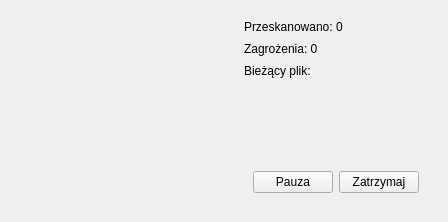
            <widget class="QWidget" name="scanHero" native="true">
             <property name="sizePolicy">
              <sizepolicy hsizetype="Preferred" vsizetype="Fixed">
               <horstretch>0</horstretch>
               <verstretch>0</verstretch>
              </sizepolicy>
             </property>
             <layout class="QHBoxLayout" name="scanHeroLayout">
              <property name="spacing">
               <number>24</number>
              </property>
              <item>
               <widget class="verax::ProgressRing" name="scanRing" native="true">
                <property name="minimumSize">
                 <size>
                  <width>200</width>
                  <height>200</height>
                 </size>
                </property>
               </widget>
              </item>
              <item>
               <widget class="QWidget" name="scanCounters" native="true">
                <layout class="QVBoxLayout" name="scanCountersLayout">
                 <property name="spacing">
                  <number>8</number>
                 </property>
                 <item>
                  <widget class="QLabel" name="lblScanCount">
                   <property name="text">
                    <string>Przeskanowano: 0</string>
                   </property>
                  </widget>
                 </item>
                 <item>
                  <widget class="QLabel" name="lblScanThreats">
                   <property name="text">
                    <string>Zagrożenia: 0</string>
                   </property>
                  </widget>
                 </item>
                 <item>
                  <widget class="QLabel" name="lblScanCurrentHeader">
                   <property name="text">
                    <string>Bieżący plik:</string>
                   </property>
                  </widget>
                 </item>
                 <item>
                  <widget class="QLabel" name="lblScanCurrent">
                   <property name="text">
                    <string/>
                   </property>
                   <property name="wordWrap">
                    <bool>true</bool>
                   </property>
                  </widget>
                 </item>
                 <item>
                  <spacer name="scanCountersSp">
                   <property name="orientation">
                    <enum>Qt::Vertical</enum>
                   </property>
                   <property name="sizeHint" stdset="0">
                    <size>
                     <width>0</width>
                     <height>10</height>
                    </size>
                   </property>
                  </spacer>
                 </item>
                 <item>
                  <widget class="QWidget" name="scanControls" native="true">
                   <layout class="QHBoxLayout" name="scanControlsLayout">
                    <item>
                     <widget class="QPushButton" name="btnPauseScan">
                      <property name="text">
                       <string>Pauza</string>
                      </property>
                      <property name="checkable">
                       <bool>true</bool>
                      </property>
                     </widget>
                    </item>
                    <item>
                     <widget class="QPushButton" name="btnStopScan">
                      <property name="text">
                       <string>Zatrzymaj</string>
                      </property>
                      <property name="property" stdset="0">
                       <string notr="true">danger</string>
                      </property>
                     </widget>
                    </item>
                    <item>
                     <spacer name="scanControlsSp">
                      <property name="orientation">
                       <enum>Qt::Horizontal</enum>
                      </property>
                      <property name="sizeHint" stdset="0">
                       <size>
                        <width>0</width>
                        <height>0</height>
                       </size>
                      </property>
                     </spacer>
                    </item>
                   </layout>
                  </widget>
                 </item>
                </layout>
               </widget>
              </item>
             </layout>
            </widget>
